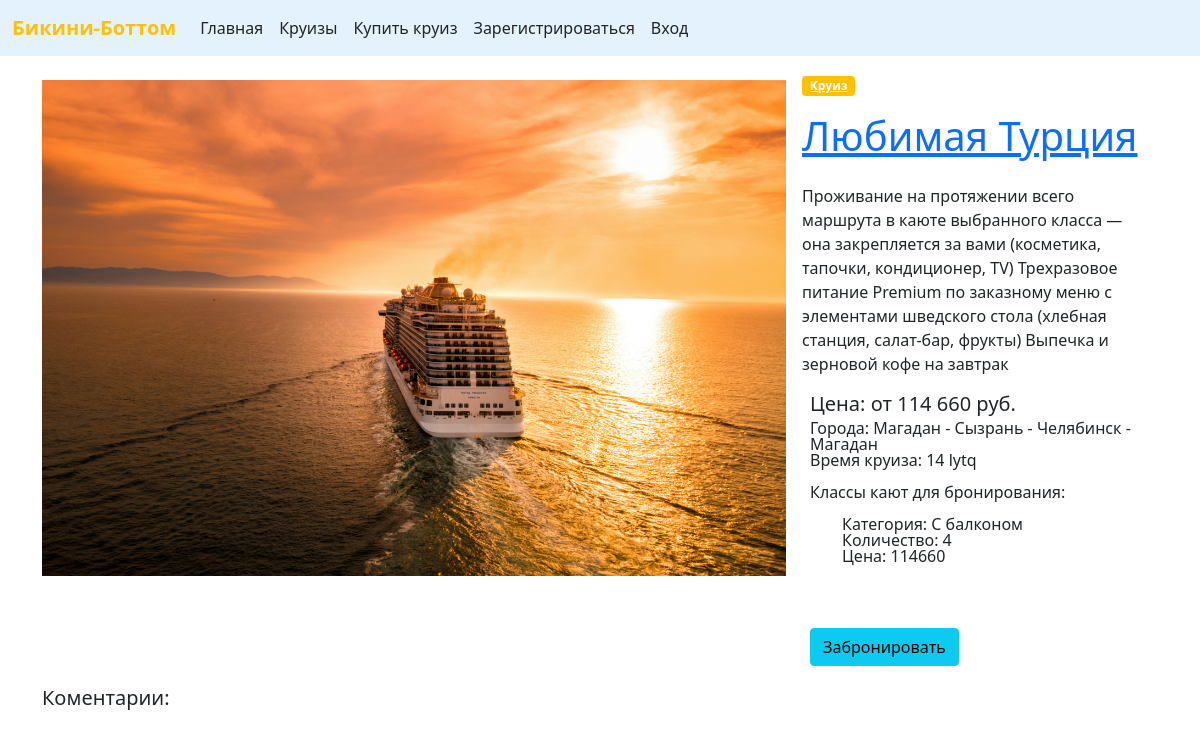
/cruise/1/, run on the app's committed database.
### cruise_list/models.py (models this page shows, shortened)
class Cruise(models.Model):
    title = models.CharField(max_length=128, verbose_name='Название')
    time = models.CharField(max_length=60, verbose_name='Время круиза')
    cities = models.CharField(max_length=128, verbose_name='Название городов')
    discription =models.TextField(verbose_name='Описание')
    price = models.CharField(max_length=100, verbose_name='Цена')
    is_active = models.BooleanField(verbose_name='Активен', default=True, db_index=True)
    publish_date = models.DateTimeField(auto_now_add=True, db_index=True, verbose_name='Дата публикации')
    edit_date = models.DateTimeField(auto_now=True, db_index=True, verbose_name='Дата редактирования')
    image = models.ImageField(upload_to='%Y/%m/%d', blank=True, null=True)
    view = models.CharField(max_length=128, verbose_name='Просмотры')
    class Meta:
        verbose_name = 'Маршруты и корабли'
        verbose_name_plural = 'Маршруты и корабли'
        ordering = ('-publish_date', '-edit_date')

class Room(models.Model):
    CATEGORIES = (
        ('inside', 'Внутренний'),
        ('oceanview', 'С окном'),
        ('balcony', 'С балконом'),
        ('suite', 'Люкс'),
    )
    cruise = models.ForeignKey(Cruise, on_delete=models.CASCADE, related_name='rooms')
    category = models.CharField(choices=CATEGORIES, max_length=10, default=None,
                                verbose_name='Категория')
    price = models.PositiveIntegerField(default=0, verbose_name='Цена')
    count = models.PositiveIntegerField(default=0, verbose_name='количество мест')
    class Meta:
        verbose_name = 'Категория кают'
        verbose_name_plural = 'Кактегории кают'
        ordering = ('cruise', 'category')

### cruise_list/views.py (the view)
# urls.py: path('<int:pk>/', views.cruise_detail_view, name='cruise-detail'),
def cruise_detail_view(request, pk):
    cruise = get_object_or_404(Cruise, pk=pk)
    if request.user.is_authenticated:
        initial_data = {'name': request.user.get_full_name()}
        form = CommentForm(initial=initial_data)
    else:
        form = None
    comments = cruise.comments.all()
    return render(request, "cruise_list/cruise-detail.html", {'form': form,  'cruise': cruise})

### cruise_list/templates/cruise_list/cruise-detail.html (shortened to what this page needs)
{% extends 'root.html' %}
{% block content %}
<div class="container">
<div class="row g-0">
   <a href="" class="mt-4 col-lg-8 col-md-12 col-12 bg-cover img-left-rounded">
    <img src="{{ cruise.image.url }}" class="w-100"></a>
   <div class="col-lg-4 col-md-12 col-12">
      <div class="card-body">
         <a href="#" class="badge bg-warning mb-3">Круиз</a>
         <h1 class="mb-4"> <a href="" class="text-inherit">
            {{ cruise.title }}
            </a>
         </h1>
         <p>{{ cruise.discription }}</p>
         <div class="row align-items-center g-0 mt-15">
            <div class="col-auto">
            </div>
            <div class="col lh-1 ">
               <h5 class="mb-1">Цена: {{ cruise.price }} руб.</h5>
               <p class="fs-6 mb-0">Города: {{ cruise.cities }}</p>
               <p class="fs-6 mb-0">Время круиза: {{ cruise.time }}</p>
               <p class="fs-6 mb-0">&nbsp</p>
               <p class="fs-6 mb-0">Классы кают для бронирования:
                  <ul>
                     {% for room in cruise.rooms.all %}
                     <li class="row align-items-center g-0 mt-3">
                        <p class="fs-6 mb-0">Категория: {{room.get_category_display}}</p>
                        <p class="fs-6 mb-0">Количество: {{ room.count }}</p>
                        <p class="fs-6 mb-0">Цена: {{ room.price }}</p>
                     </li>
                     {% endfor %}
                  </ul>
               </p>
               <p class="mb-1">
                  <a href="{% url 'appeal:submit' %}?cruise={{ cruise.id }}"
                   class="btn btn-info mt-5">Забронировать</a>
               </p>
            </div>
         </div>
      </div>
   </div>
</div>
<div class="row g-8">
   <h5>Коментарии:</h5>
</div>
</div>
{% endblock %}

### data on the page
Cruise: image (picture), title "Любимая Турция", discription "Проживание на протяжении всего маршрута в каюте выбранного класса — она закрепляется за вами (косметика, тапочки, кондиционер, TV) Трехразовое питание Premium по заказному меню с элементами шведского стола (хлебная станция, салат-бар, фрукты) Выпечка и зерновой кофе на завтрак", price "от 114 660", cities "Магадан - Сызрань - Челябинск - Магадан", time "14 lytq"
Room: category "С балконом", count "4", price "114660"
